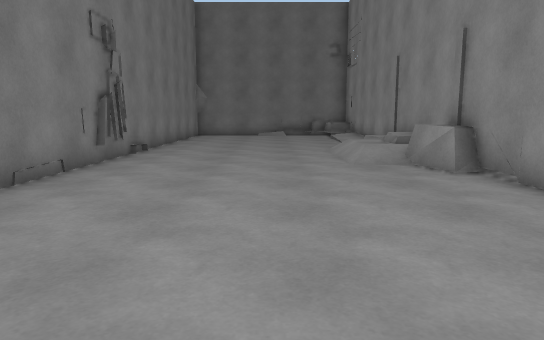
view 1 (above)

12 first-person views from a walk through a Unity game level. The camera is 1.2 m above the floor, tilts 8° down and sees 70° across. The floor is counted in squares, 1 m on a side. Each view is taken from the middle of a square. On the plan, view 1 faces up. The plan holds only what a view shows up to about 15 squares ahead; the rest is blank. The place goes on beyond the plan.

view 2
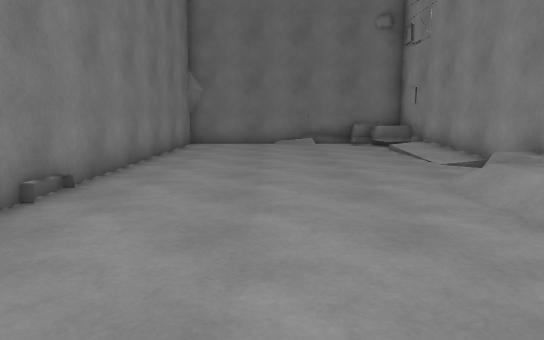

view 3
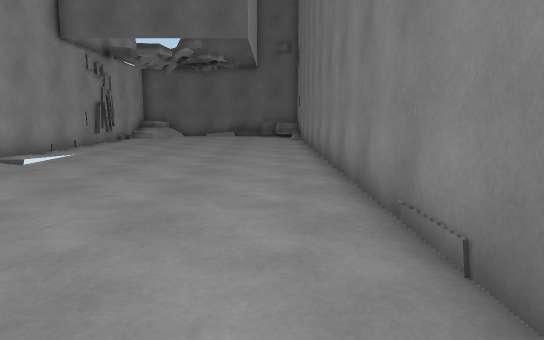

view 4
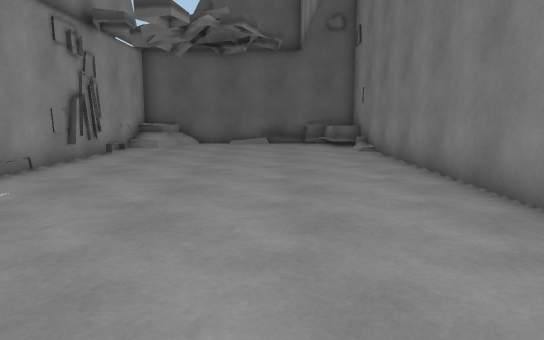

view 5
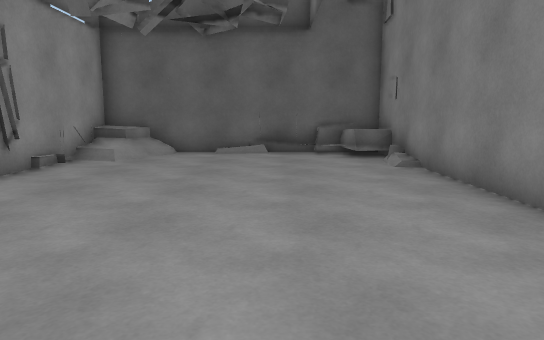

view 6
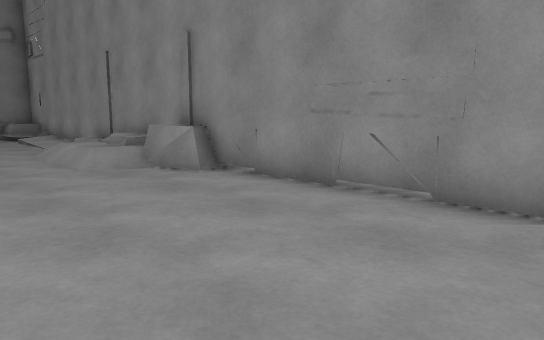

view 7
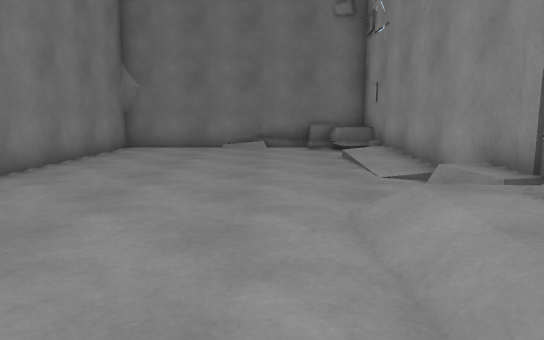

view 8
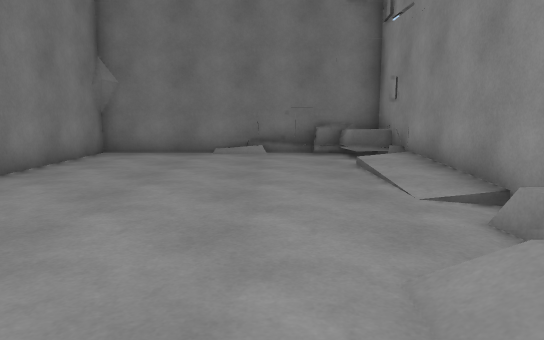

view 9
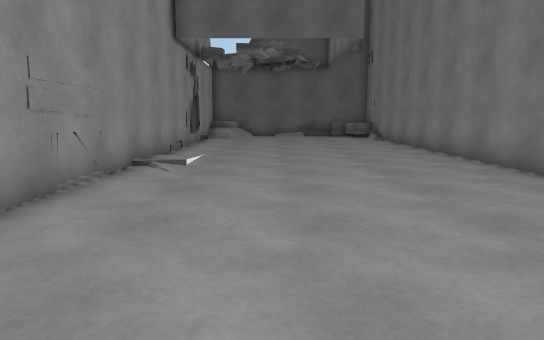

view 10
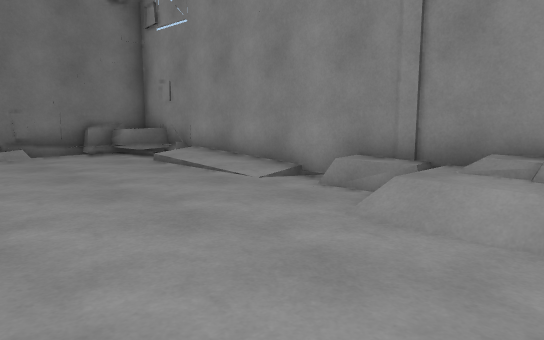

view 11
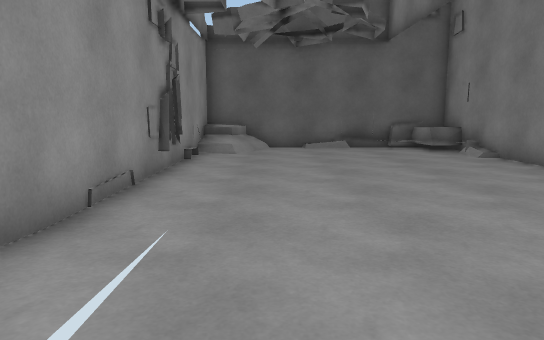

view 12
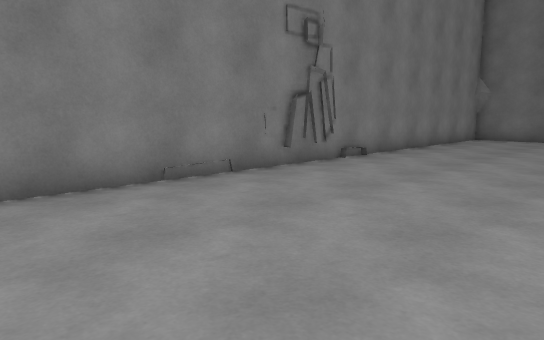

### Floor plan
Key: @ floor where view 1 was taken; # wall or solid block; . main floor; : floor 0.25 m higher than the main floor; + floor 0.5 m higher than the main floor; / step, stairs or slope; = window, fence, low wall or low ledge; O other object.
Columns run from 5 left of view 1 to 5 right of it. Each row starts with its distance up from view 1.
 24 #########
 23 #......###
 22 #.......O##
 21 #........##
 20 #......./:#
 19 #......./:#
 18 #........:#
 17 #.........#
 16 #.........#
 15 #........##
 14 #...... .##
 13 #......///#
 12 #....../+##
 11 #....../+##
 10 #......//#
  9 #........##
  8 #........#=
  7 #.........#
  6 #.........#
  5 #.........#
  4 #.........#
  3 #....... .#
  2 #.........#
  1 #.........#
  0 #....@....#
 -1 #.........#
 -2 #.........#
 -3 #.........#
 -4 #.........=
 -5 #.........#
 -6 #.........#
 -7 #.........#
 -8 #.........=
 -9 # ........#
-10 ##/...../:#
-11  #::/...//#
-12  ##########

Where each view was taken, in squares from view 1:
view 1: 0 up, 0 right, facing up
view 2: 7 up, 1 left, facing up
view 3: 11 up, 3 left, facing down
view 4: 5 up, 1 left, facing down
view 5: 1 up, 1 left, facing down
view 6: 1 up, 1 left, facing up-right
view 7: 9 up, 1 right, facing up
view 8: 11 up, 1 right, facing up
view 9: 11 up, 1 right, facing down
view 10: 11 up, 2 left, facing up-right
view 11: 3 up, 2 right, facing down
view 12: 3 up, 2 right, facing up-left
